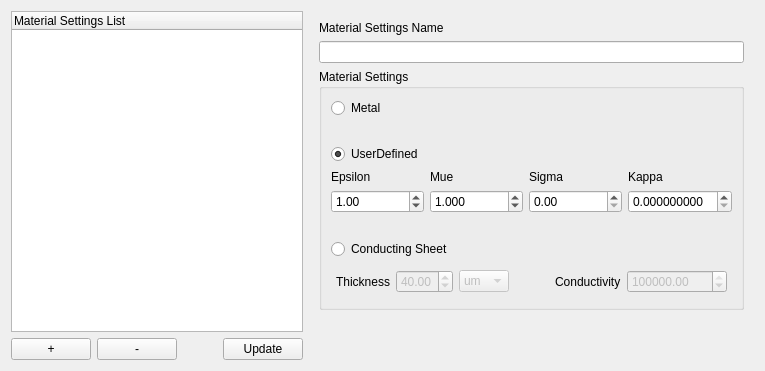
         <widget class="QWidget" name="materialSettingsTab">
          <attribute name="title">
           <string>Material Settings</string>
          </attribute>
          <layout class="QHBoxLayout" name="horizontalLayout_11">
           <item>
            <layout class="QVBoxLayout" name="verticalLayout_9">
             <property name="leftMargin">
              <number>0</number>
             </property>
             <property name="topMargin">
              <number>0</number>
             </property>
             <property name="rightMargin">
              <number>0</number>
             </property>
             <property name="bottomMargin">
              <number>0</number>
             </property>
             <item>
              <widget class="QTreeWidget" name="materialSettingsTreeView">
               <column>
                <property name="text">
                 <string notr="true">Material Settings List</string>
                </property>
               </column>
              </widget>
             </item>
             <item>
              <layout class="QHBoxLayout" name="horizontalLayout_12">
               <property name="leftMargin">
                <number>0</number>
               </property>
               <property name="topMargin">
                <number>0</number>
               </property>
               <property name="rightMargin">
                <number>0</number>
               </property>
               <property name="bottomMargin">
                <number>0</number>
               </property>
               <item>
                <widget class="QPushButton" name="materialSettingsAddButton">
                 <property name="text">
                  <string>+</string>
                 </property>
                </widget>
               </item>
               <item>
                <widget class="QPushButton" name="materialSettingsRemoveButton">
                 <property name="text">
                  <string>-</string>
                 </property>
                </widget>
               </item>
               <item>
                <spacer name="horizontalSpacer_6">
                 <property name="orientation">
                  <enum>Qt::Horizontal</enum>
                 </property>
                 <property name="sizeHint" stdset="0">
                  <size>
                   <width>40</width>
                   <height>20</height>
                  </size>
                 </property>
                </spacer>
               </item>
               <item>
                <widget class="QPushButton" name="materialSettingsUpdateButton">
                 <property name="text">
                  <string>Update</string>
                 </property>
                </widget>
               </item>
              </layout>
             </item>
            </layout>
           </item>
           <item>
            <layout class="QVBoxLayout" name="verticalLayout_10">
             <property name="leftMargin">
              <number>10</number>
             </property>
             <property name="topMargin">
              <number>10</number>
             </property>
             <property name="rightMargin">
              <number>10</number>
             </property>
             <property name="bottomMargin">
              <number>10</number>
             </property>
             <item>
              <widget class="QLabel" name="label_17">
               <property name="text">
                <string>Material Settings Name</string>
               </property>
              </widget>
             </item>
             <item>
              <widget class="QLineEdit" name="materialSettingsNameInput"/>
             </item>
             <item>
              <widget class="QGroupBox" name="groupBox_2">
               <property name="title">
                <string>Material Settings</string>
               </property>
               <layout class="QVBoxLayout" name="verticalLayout_11">
                <item>
                 <widget class="QRadioButton" name="materialMetalRadioButton">
                  <property name="text">
                   <string>Metal</string>
                  </property>
                 </widget>
                </item>
                <item>
                 <spacer name="verticalSpacer_10">
                  <property name="orientation">
                   <enum>Qt::Vertical</enum>
                  </property>
                  <property name="sizeType">
                   <enum>QSizePolicy::Preferred</enum>
                  </property>
                  <property name="sizeHint" stdset="0">
                   <size>
                    <width>20</width>
                    <height>20</height>
                   </size>
                  </property>
                 </spacer>
                </item>
                <item>
                 <widget class="QRadioButton" name="materialUserDefinedRadioButton">
                  <property name="text">
                   <string>UserDefined</string>
                  </property>
                  <property name="checked">
                   <bool>true</bool>
                  </property>
                 </widget>
                </item>
                <item>
                 <layout class="QGridLayout" name="gridLayout_2">
                  <property name="leftMargin">
                   <number>0</number>
                  </property>
                  <property name="topMargin">
                   <number>0</number>
                  </property>
                  <property name="rightMargin">
                   <number>0</number>
                  </property>
                  <property name="bottomMargin">
                   <number>0</number>
                  </property>
                  <item row="0" column="1">
                   <widget class="QLabel" name="label_7">
                    <property name="text">
                     <string>Epsilon</string>
                    </property>
                   </widget>
                  </item>
                  <item row="0" column="3">
                   <widget class="QLabel" name="label_8">
                    <property name="text">
                     <string>Mue</string>
                    </property>
                   </widget>
                  </item>
                  <item row="0" column="4">
                   <widget class="QLabel" name="label_10">
                    <property name="text">
                     <string>Sigma</string>
                    </property>
                   </widget>
                  </item>
                  <item row="2" column="1">
                   <widget class="QDoubleSpinBox" name="materialEpsilonNumberInput">
                    <property name="value">
                     <double>1.000000000000000</double>
                    </property>
                   </widget>
                  </item>
                  <item row="0" column="5">
                   <widget class="QLabel" name="label_9">
                    <property name="text">
                     <string>Kappa</string>
                    </property>
                   </widget>
                  </item>
                  <item row="2" column="4">
                   <widget class="QDoubleSpinBox" name="materialSigmaNumberInput"/>
                  </item>
                  <item row="2" column="3">
                   <widget class="QDoubleSpinBox" name="materialMueNumberInput">
                    <property name="decimals">
                     <number>3</number>
                    </property>
                    <property name="value">
                     <double>1.000000000000000</double>
                    </property>
                   </widget>
                  </item>
                  <item row="2" column="5">
                   <widget class="QDoubleSpinBox" name="materialKappaNumberInput">
                    <property name="decimals">
                     <number>9</number>
                    </property>
                   </widget>
                  </item>
                 </layout>
                </item>
                <item>
                 <spacer name="verticalSpacer_11">
                  <property name="orientation">
                   <enum>Qt::Vertical</enum>
                  </property>
                  <property name="sizeType">
                   <enum>QSizePolicy::Preferred</enum>
                  </property>
                  <property name="sizeHint" stdset="0">
                   <size>
                    <width>20</width>
                    <height>20</height>
                   </size>
                  </property>
                 </spacer>
                </item>
                <item>
                 <layout class="QHBoxLayout" name="horizontalLayout_5">
                  <property name="leftMargin">
                   <number>0</number>
                  </property>
                  <property name="topMargin">
                   <number>0</number>
                  </property>
                  <property name="rightMargin">
                   <number>0</number>
                  </property>
                  <property name="bottomMargin">
                   <number>0</number>
                  </property>
                  <item>
                   <widget class="QRadioButton" name="materialConductingSheetRadioButton">
                    <property name="text">
                     <string>Conducting Sheet</string>
                    </property>
                    <property name="checked">
                     <bool>false</bool>
                    </property>
                   </widget>
                  </item>
                  <item>
                   <spacer name="horizontalSpacer_11">
                    <property name="orientation">
                     <enum>Qt::Horizontal</enum>
                    </property>
                    <property name="sizeHint" stdset="0">
                     <size>
                      <width>40</width>
                      <height>20</height>
                     </size>
                    </property>
                   </spacer>
                  </item>
                 </layout>
                </item>
                <item>
                 <layout class="QHBoxLayout" name="horizontalLayout_25">
                  <property name="leftMargin">
                   <number>5</number>
                  </property>
                  <property name="topMargin">
                   <number>5</number>
                  </property>
                  <property name="rightMargin">
                   <number>5</number>
                  </property>
                  <property name="bottomMargin">
                   <number>5</number>
                  </property>
                  <item>
                   <widget class="QLabel" name="label_28">
                    <property name="text">
                     <string>Thickness</string>
                    </property>
                   </widget>
                  </item>
                  <item>
                   <widget class="QDoubleSpinBox" name="materialConductingSheetThickness">
                    <property name="enabled">
                     <bool>false</bool>
                    </property>
                    <property name="singleStep">
                     <double>0.100000000000000</double>
                    </property>
                    <property name="value">
                     <double>40.000000000000000</double>
                    </property>
                   </widget>
                  </item>
                  <item>
                   <widget class="QComboBox" name="materialConductingSheetUnits">
                    <property name="enabled">
                     <bool>false</bool>
                    </property>
                    <property name="currentIndex">
                     <number>3</number>
                    </property>
                    <item>
                     <property name="text">
                      <string>m</string>
                     </property>
                    </item>
                    <item>
                     <property name="text">
                      <string>cm</string>
                     </property>
                    </item>
                    <item>
                     <property name="text">
                      <string>mm</string>
                     </property>
                    </item>
                    <item>
                     <property name="text">
                      <string>um</string>
                     </property>
                    </item>
                    <item>
                     <property name="text">
                      <string>nm</string>
                     </property>
                    </item>
                    <item>
                     <property name="text">
                      <string>pm</string>
                     </property>
                    </item>
                   </widget>
                  </item>
                  <item>
                   <spacer name="horizontalSpacer_22">
                    <property name="orientation">
                     <enum>Qt::Horizontal</enum>
                    </property>
                    <property name="sizeHint" stdset="0">
                     <size>
                      <width>40</width>
                      <height>20</height>
                     </size>
                    </property>
                   </spacer>
                  </item>
                  <item>
                   <widget class="QLabel" name="label_56">
                    <property name="text">
                     <string>Conductivity</string>
                    </property>
                   </widget>
                  </item>
                  <item>
                   <widget class="QDoubleSpinBox" name="materialConductingSheetConductivity">
                    <property name="enabled">
                     <bool>false</bool>
                    </property>
                    <property name="minimumSize">
                     <size>
                      <width>100</width>
                      <height>0</height>
                     </size>
                    </property>
                    <property name="maximum">
                     <double>1000000000000.000000000000000</double>
                    </property>
                    <property name="singleStep">
                     <double>1000.000000000000000</double>
                    </property>
                    <property name="value">
                     <double>50000000.000000000000000</double>
                    </property>
                   </widget>
                  </item>
                 </layout>
                </item>
               </layout>
              </widget>
             </item>
             <item>
              <spacer name="verticalSpacer_4">
               <property name="orientation">
                <enum>Qt::Vertical</enum>
               </property>
               <property name="sizeHint" stdset="0">
                <size>
                 <width>20</width>
                 <height>40</height>
                </size>
               </property>
              </spacer>
             </item>
            </layout>
           </item>
          </layout>
         </widget>
